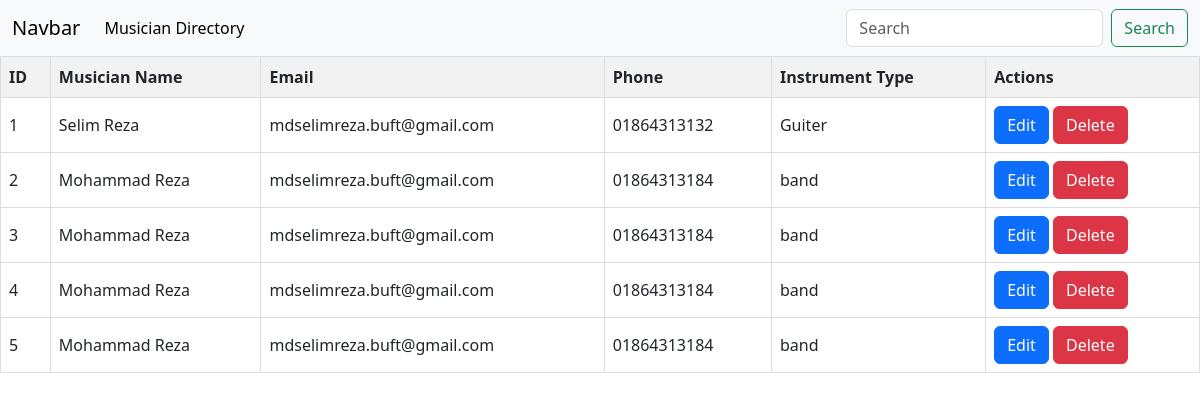
The page / on the database its author committed.
### musician/models.py (models this page shows, shortened)
class MusicianModel(models.Model):
    first_name = models.CharField(max_length=20)
    last_name = models.CharField(max_length=20)
    email = models.EmailField()
    phone = models.CharField(max_length=12, blank=True, null=True)
    instrument_type = models.CharField(max_length=20)

### musicians_directory/views.py (the view)
# urls.py: 2. Add a URL to urlpatterns:  path('', views.home, name='home')
def home(request):
    data = MusicianModel.objects.all()
    return render(request, 'index.html', {'data': data})

### templates/index.html
{% extends "base.html" %}
{% block content %}
    <table>
        <thead>
            <tr>
                <th class="m-4">ID</th>
                <th class="m-4">Musician Name</th>
                <th class="m-4">Email</th>
                <th class="m-4">Phone</th>
                <th class="m-4">Instrument Type</th>
                <th class="m-4">Actions</th>
            </tr>
        </thead>
        <tbody>
           {% for person in data %}
            <tr>
                <td class="m-4">{{ person.id }}</td>
                <td class="m-4">{{ person.first_name }} {{ person.last_name }}</td>
                <td class="m-4">{{ person.email }}</td>
                <td class="m-4">{{person.phone}} </td>
                <td class="m-4">{{ person.instrument_type }}</td>
                <td class="m-4">
                    <div>
                        <a href="{% url 'edit' person.id%}"><button type="button" class="btn btn-primary">Edit</button></a>
                        <a href="{% url 'delete' person.id %}"><button type="button" class="btn btn-danger">Delete</button></a>
                    </div>
                </td>
            </tr>
           {% endfor %}
        </tbody>
    </table>
{% endblock content %}

### templates/base.html (shortened to what this page needs)
<!doctype html>
<html lang="en">
  <head>
    <link href="https://cdn.jsdelivr.net/npm/bootstrap@5.3.3/dist/css/bootstrap.min.css" rel="stylesheet">
  </head>
  <body>
    <nav class="navbar navbar-expand-lg bg-body-tertiary">
        <div class="container-fluid">
            <a class="navbar-brand" href="#">Navbar</a>
            <div class="collapse navbar-collapse" id="navbarTogglerDemo02">
            <ul class="navbar-nav me-auto mb-2 mb-lg-0">
                <li class="nav-item">
                <a class="nav-link active" aria-current="page" href="#">Musician Directory</a>
                </li>
            </ul>
            <form class="d-flex" role="search">
                <input class="form-control me-2" type="search" placeholder="Search" aria-label="Search">
                <button class="btn btn-outline-success" type="submit">Search</button>
            </form>
            </div>
        </div>
    </nav>
    {% block content %}
    {% endblock content %}
  </body>
</html>

### templates/base.html (style rules this page uses)
table { width: 100%; border-collapse: collapse; }
th, td { padding: 8px; text-align: left; border: 1px solid #ddd; }
th { background-color: #f2f2f2; }

### rows shown on the page
MusicianModel: id "1", first_name "Selim", last_name "Reza", email "mdselimreza.buft@gmail.com", phone "01864313132", instrument_type "Guiter"
MusicianModel: id "2", first_name "Mohammad", last_name "Reza", email "mdselimreza.buft@gmail.com", phone "01864313184", instrument_type "band"
MusicianModel: id "3", first_name "Mohammad", last_name "Reza", email "mdselimreza.buft@gmail.com", phone "01864313184", instrument_type "band"
MusicianModel: id "4", first_name "Mohammad", last_name "Reza", email "mdselimreza.buft@gmail.com", phone "01864313184", instrument_type "band"
MusicianModel: id "5", first_name "Mohammad", last_name "Reza", email "mdselimreza.buft@gmail.com", phone "01864313184", instrument_type "band"
